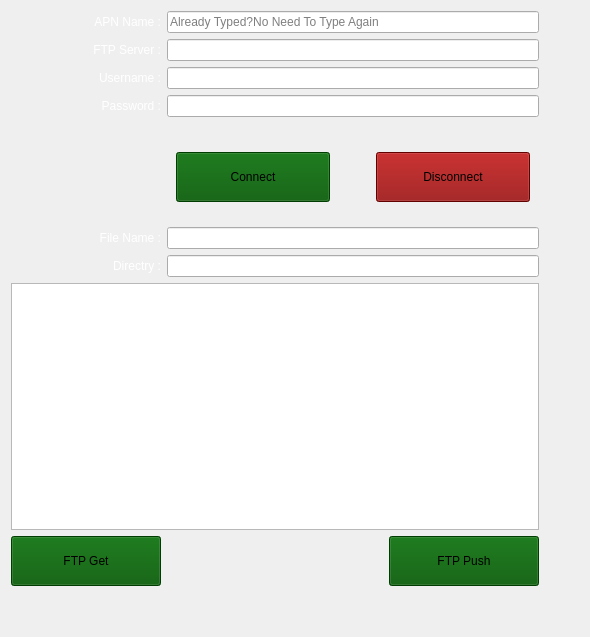
          <widget class="QWidget" name="scrollAreaWidgetContents">
           <property name="geometry">
            <rect>
             <x>-187</x>
             <y>-318</y>
             <width>590</width>
             <height>637</height>
            </rect>
           </property>
           <layout class="QGridLayout" name="gridLayout_8">
            <item row="1" column="1">
             <widget class="QLineEdit" name="lineEdit_6"/>
            </item>
            <item row="8" column="1">
             <widget class="QLineEdit" name="lineEdit_9"/>
            </item>
            <item row="1" column="0">
             <widget class="QLabel" name="label_9">
              <property name="styleSheet">
               <string notr="true">background-color: rgba(255, 255, 255, 0);
border-color: rgba(255, 255, 255, 0);</string>
              </property>
              <property name="text">
               <string>&lt;html&gt;&lt;head/&gt;&lt;body&gt;&lt;p align=&quot;right&quot;&gt;&lt;span style=&quot; color:#ffffff;&quot;&gt;FTP Server :&lt;/span&gt;&lt;/p&gt;&lt;/body&gt;&lt;/html&gt;</string>
              </property>
             </widget>
            </item>
            <item row="2" column="1">
             <widget class="QLineEdit" name="lineEdit_7"/>
            </item>
            <item row="0" column="0">
             <widget class="QLabel" name="label_8">
              <property name="styleSheet">
               <string notr="true">background-color: rgba(255, 255, 255, 0);
border-color: rgba(255, 255, 255, 0);</string>
              </property>
              <property name="text">
               <string>&lt;html&gt;&lt;head/&gt;&lt;body&gt;&lt;p align=&quot;right&quot;&gt;&lt;span style=&quot; color:#ffffff;&quot;&gt;APN Name :&lt;/span&gt;&lt;/p&gt;&lt;/body&gt;&lt;/html&gt;</string>
              </property>
             </widget>
            </item>
            <item row="0" column="1">
             <widget class="QLineEdit" name="lineEdit_11">
              <property name="placeholderText">
               <string>Already Typed?No Need To Type Again</string>
              </property>
             </widget>
            </item>
            <item row="9" column="1">
             <widget class="QLineEdit" name="lineEdit_10"/>
            </item>
            <item row="4" column="1">
             <widget class="QLineEdit" name="lineEdit_8"/>
            </item>
            <item row="4" column="0">
             <widget class="QLabel" name="label_11">
              <property name="styleSheet">
               <string notr="true">background-color: rgba(255, 255, 255, 0);
border-color: rgba(255, 255, 255, 0);</string>
              </property>
              <property name="text">
               <string>&lt;html&gt;&lt;head/&gt;&lt;body&gt;&lt;p align=&quot;right&quot;&gt;&lt;span style=&quot; color:#ffffff;&quot;&gt;Password :&lt;/span&gt;&lt;/p&gt;&lt;/body&gt;&lt;/html&gt;</string>
              </property>
             </widget>
            </item>
            <item row="9" column="0">
             <widget class="QLabel" name="label_13">
              <property name="styleSheet">
               <string notr="true">background-color: rgba(255, 255, 255, 0);
border-color: rgba(255, 255, 255, 0);</string>
              </property>
              <property name="text">
               <string>&lt;html&gt;&lt;head/&gt;&lt;body&gt;&lt;p align=&quot;right&quot;&gt;&lt;span style=&quot; color:#ffffff;&quot;&gt;Directry :&lt;/span&gt;&lt;/p&gt;&lt;/body&gt;&lt;/html&gt;</string>
              </property>
             </widget>
            </item>
            <item row="8" column="0">
             <widget class="QLabel" name="label_12">
              <property name="styleSheet">
               <string notr="true">background-color: rgba(255, 255, 255, 0);
border-color: rgba(255, 255, 255, 0);</string>
              </property>
              <property name="text">
               <string>&lt;html&gt;&lt;head/&gt;&lt;body&gt;&lt;p align=&quot;right&quot;&gt;&lt;span style=&quot; color:#ffffff;&quot;&gt;File Name :&lt;/span&gt;&lt;/p&gt;&lt;/body&gt;&lt;/html&gt;</string>
              </property>
             </widget>
            </item>
            <item row="13" column="0">
             <widget class="QPushButton" name="pushButton_10">
              <property name="sizePolicy">
               <sizepolicy hsizetype="Fixed" vsizetype="Fixed">
                <horstretch>100</horstretch>
                <verstretch>100</verstretch>
               </sizepolicy>
              </property>
              <property name="minimumSize">
               <size>
                <width>150</width>
                <height>50</height>
               </size>
              </property>
              <property name="styleSheet">
               <string notr="true">background-color: rgb(0, 85, 0);</string>
              </property>
              <property name="text">
               <string>FTP Get</string>
              </property>
              <property name="icon">
               <iconset resource="background.qrc">
                <normaloff>:/icon/Icons/inbox-icon-46120.png</normaloff>:/icon/Icons/inbox-icon-46120.png</iconset>
              </property>
              <property name="iconSize">
               <size>
                <width>32</width>
                <height>32</height>
               </size>
              </property>
             </widget>
            </item>
            <item row="10" column="0" rowspan="3" colspan="2">
             <widget class="QPlainTextEdit" name="plainTextEdit_4">
              <property name="plainText">
               <string/>
              </property>
             </widget>
            </item>
            <item row="13" column="1" alignment="Qt::AlignRight">
             <widget class="QPushButton" name="pushButton_9">
              <property name="sizePolicy">
               <sizepolicy hsizetype="Fixed" vsizetype="Fixed">
                <horstretch>100</horstretch>
                <verstretch>100</verstretch>
               </sizepolicy>
              </property>
              <property name="minimumSize">
               <size>
                <width>150</width>
                <height>50</height>
               </size>
              </property>
              <property name="styleSheet">
               <string notr="true">background-color: rgb(0, 85, 0);</string>
              </property>
              <property name="text">
               <string>FTP Push</string>
              </property>
              <property name="icon">
               <iconset resource="background.qrc">
                <normaloff>:/icon/Icons/upload.png</normaloff>:/icon/Icons/upload.png</iconset>
              </property>
              <property name="iconSize">
               <size>
                <width>32</width>
                <height>32</height>
               </size>
              </property>
             </widget>
            </item>
            <item row="4" column="2">
             <spacer name="horizontalSpacer_23">
              <property name="orientation">
               <enum>Qt::Horizontal</enum>
              </property>
              <property name="sizeType">
               <enum>QSizePolicy::Fixed</enum>
              </property>
              <property name="sizeHint" stdset="0">
               <size>
                <width>40</width>
                <height>20</height>
               </size>
              </property>
             </spacer>
            </item>
            <item row="5" column="1">
             <spacer name="verticalSpacer_19">
              <property name="orientation">
               <enum>Qt::Vertical</enum>
              </property>
              <property name="sizeType">
               <enum>QSizePolicy::Fixed</enum>
              </property>
              <property name="sizeHint" stdset="0">
               <size>
                <width>20</width>
                <height>20</height>
               </size>
              </property>
             </spacer>
            </item>
            <item row="14" column="0">
             <spacer name="verticalSpacer_16">
              <property name="orientation">
               <enum>Qt::Vertical</enum>
              </property>
              <property name="sizeType">
               <enum>QSizePolicy::Fixed</enum>
              </property>
              <property name="sizeHint" stdset="0">
               <size>
                <width>20</width>
                <height>40</height>
               </size>
              </property>
             </spacer>
            </item>
            <item row="2" column="0">
             <widget class="QLabel" name="label_10">
              <property name="styleSheet">
               <string notr="true">background-color: rgba(255, 255, 255, 0);
border-color: rgba(255, 255, 255, 0);</string>
              </property>
              <property name="text">
               <string>&lt;html&gt;&lt;head/&gt;&lt;body&gt;&lt;p align=&quot;right&quot;&gt;&lt;span style=&quot; color:#ffffff;&quot;&gt;Username :&lt;/span&gt;&lt;/p&gt;&lt;/body&gt;&lt;/html&gt;</string>
              </property>
             </widget>
            </item>
            <item row="7" column="1" alignment="Qt::AlignTop">
             <widget class="QWidget" name="widget" native="true">
              <layout class="QGridLayout" name="gridLayout_6">
               <item row="0" column="2" rowspan="2">
                <widget class="QPushButton" name="pushButton_12">
                 <property name="minimumSize">
                  <size>
                   <width>150</width>
                   <height>50</height>
                  </size>
                 </property>
                 <property name="styleSheet">
                  <string notr="true">background-color: rgb(139, 0, 0);</string>
                 </property>
                 <property name="text">
                  <string>Disconnect</string>
                 </property>
                 <property name="icon">
                  <iconset resource="background.qrc">
                   <normaloff>:/icon/Icons/45420.png</normaloff>:/icon/Icons/45420.png</iconset>
                 </property>
                 <property name="iconSize">
                  <size>
                   <width>32</width>
                   <height>32</height>
                  </size>
                 </property>
                </widget>
               </item>
               <item row="0" column="0" rowspan="2">
                <widget class="QPushButton" name="pushButton_11">
                 <property name="minimumSize">
                  <size>
                   <width>150</width>
                   <height>50</height>
                  </size>
                 </property>
                 <property name="maximumSize">
                  <size>
                   <width>16777215</width>
                   <height>16777215</height>
                  </size>
                 </property>
                 <property name="styleSheet">
                  <string notr="true">background-color: rgb(0, 85, 0);</string>
                 </property>
                 <property name="text">
                  <string>Connect</string>
                 </property>
                 <property name="icon">
                  <iconset resource="background.qrc">
                   <normaloff>:/icon/Icons/connect-icon.png</normaloff>:/icon/Icons/connect-icon.png</iconset>
                 </property>
                 <property name="iconSize">
                  <size>
                   <width>32</width>
                   <height>32</height>
                  </size>
                 </property>
                </widget>
               </item>
               <item row="0" column="1">
                <spacer name="horizontalSpacer_22">
                 <property name="orientation">
                  <enum>Qt::Horizontal</enum>
                 </property>
                 <property name="sizeType">
                  <enum>QSizePolicy::Fixed</enum>
                 </property>
                 <property name="sizeHint" stdset="0">
                  <size>
                   <width>40</width>
                   <height>20</height>
                  </size>
                 </property>
                </spacer>
               </item>
              </layout>
             </widget>
            </item>
           </layout>
          </widget>
